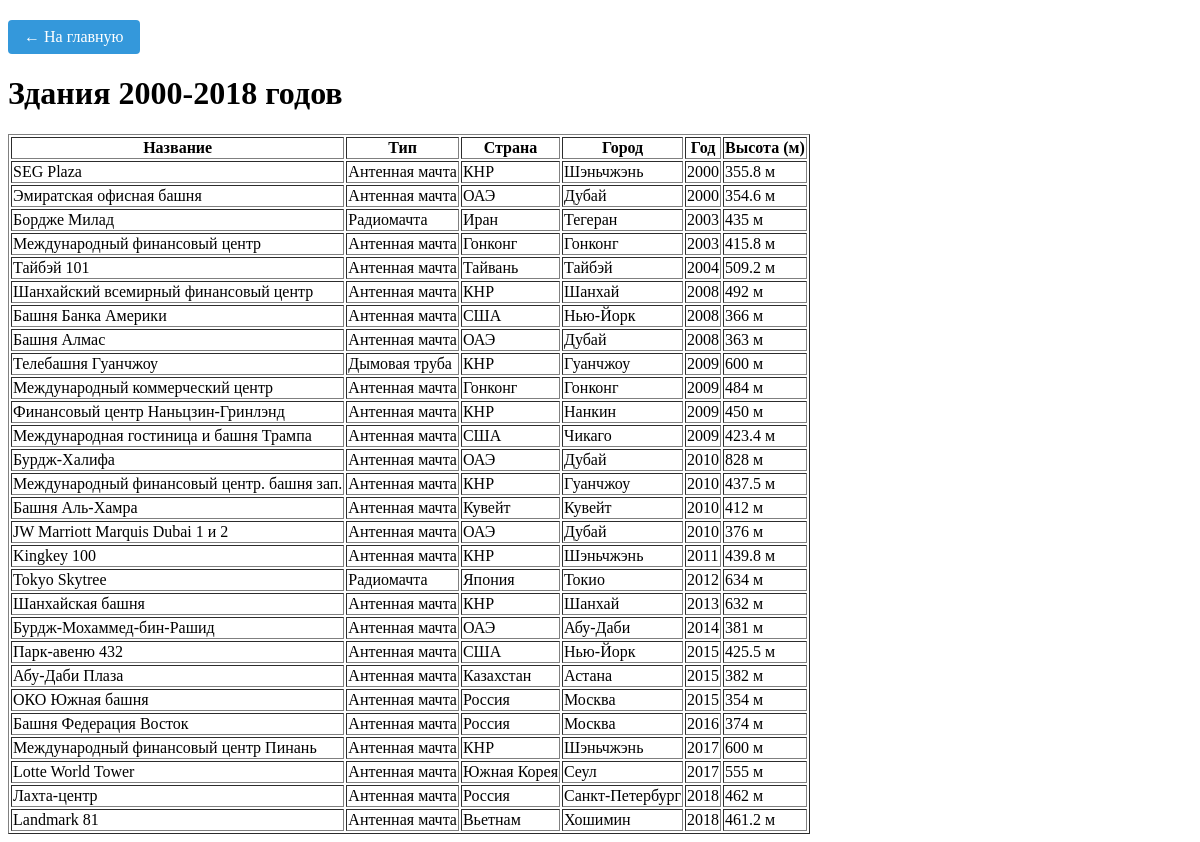
Page /buildings-by-years on the committed database.
### models.py (models this page shows, shortened)
class Building(db.Model):
    __tablename__ = 'building'
    id = db.Column(db.Integer, primary_key=True)
    title = db.Column('Название', db.String(200))
    type_building_id = db.Column(db.Integer, db.ForeignKey('type_building.id'))
    city_id = db.Column(db.Integer, db.ForeignKey('city.id'))
    year = db.Column(db.Integer)
    height = db.Column(db.Integer)
    type_building = db.relationship("TypeBuilding", back_populates="buildings")
    city = db.relationship("City", back_populates="buildings")

class TypeBuilding(db.Model):
    __tablename__ = 'type_building'
    id = db.Column(db.Integer, primary_key=True, autoincrement=True)
    name = db.Column('Тип', db.String(50), nullable=False)
    buildings = db.relationship("Building", back_populates="type_building", cascade='all, delete')

class Country(db.Model):
    __tablename__ = 'country'
    id = db.Column(db.Integer, primary_key=True)
    name = db.Column('Страна', db.String(100), nullable=False)
    cities = db.relationship("City", back_populates="country", cascade='all, delete')

class City(db.Model):
    __tablename__ = 'city'
    id = db.Column(db.Integer, primary_key=True, autoincrement=True)
    name = db.Column('Город', db.String(100))
    country_id = db.Column(db.Integer, db.ForeignKey('country.id'))
    country = db.relationship("Country", back_populates="cities")
    buildings = db.relationship("Building", back_populates="city", cascade='all, delete')

### structures/views.py (the view)
@app.route('/buildings-by-years')
def buildings_by_years():
    start_year = 2000
    end_year = 2018
    buildings = get_buildings_by_year_range(start_year, end_year)
    headers = ["Название", "Тип", "Страна", "Город", "Год", "Высота (м)"]
    return render_template(
        'buildings_by_years.html',
        headers=headers,
        buildings=buildings,
        title=f"Здания {start_year}-{end_year} годов",
        start_year=start_year,
        end_year=end_year
    )

### models.py (called while the page is built)
def get_buildings_by_year_range(start_year, end_year):
    results = (
        db.session.query(
            Building.title.label("Название"),
            TypeBuilding.name.label("Тип"),
            Country.name.label("Страна"),
            City.name.label("Город"),
            Building.year,
            Building.height
        )
        .join(TypeBuilding)
        .join(City)
        .join(Country)
        .filter(Building.year.between(start_year, end_year))
        .order_by(Building.year)
        .all()
    )
    return [{
        "Название": r[0],
        "Тип": r[1],
        "Страна": r[2],
        "Город": r[3],
        "Год": r[4],
        "Высота": r[5]
    } for r in results]

### templates/buildings_by_years.html (shortened to what this page needs)
<!DOCTYPE html>
<html>
<head>
    <link rel="stylesheet" href="{{ url_for('static', filename='style.css') }}">
</head>
<body>
    <div class="navigation">
    <a href="{{ url_for('index') }}" class="back-button">← На главную</a>
    </div>
    <h1>{{ title }}</h1>
    {% if buildings %}
    <table border="1">
        <thead>
            <tr>
                {% for header in headers %}
                <th>{{ header }}</th>
                {% endfor %}
            </tr>
        </thead>
        <tbody>
            {% for building in buildings %}
            <tr>
                <td>{{ building.Название }}</td>
                <td>{{ building.Тип }}</td>
                <td>{{ building.Страна }}</td>
                <td>{{ building.Город }}</td>
                <td>{{ building.Год }}</td>
                <td>{{ building.Высота }} м</td>
            </tr>
            {% endfor %}
        </tbody>
    </table>
    {% else %}
    <p>Нет данных для отображения</p>
    {% endif %}
</body>
</html>

### static/style.css (style rules this page uses)
.navigation { margin: 20px 0; }
.back-button { display: inline-block; padding: 8px 16px; background-color: #3498db; color: white; text-decoration: none; border-radius: 4px; transition: background-color 0.3s; }

### rows in the picture
Building: Название "SEG Plaza", Тип "Антенная мачта", Страна "КНР", Город "Шэньчжэнь", Год "2000", Высота "355.8"
Building: Название "Эмиратская офисная башня", Тип "Антенная мачта", Страна "ОАЭ", Город "Дубай", Год "2000", Высота "354.6"
Building: Название "Бордже Милад", Тип "Радиомачта", Страна "Иран", Город "Тегеран", Год "2003", Высота "435"
Building: Название "Международный финансовый центр", Тип "Антенная мачта", Страна "Гонконг", Город "Гонконг", Год "2003", Высота "415.8"
Building: Название "Тайбэй 101", Тип "Антенная мачта", Страна "Тайвань", Город "Тайбэй", Год "2004", Высота "509.2"
Building: Название "Шанхайский всемирный финансовый центр", Тип "Антенная мачта", Страна "КНР", Город "Шанхай", Год "2008", Высота "492"
Building: Название "Башня Банка Америки", Тип "Антенная мачта", Страна "США", Город "Нью-Йорк", Год "2008", Высота "366"
Building: Название "Башня Алмас", Тип "Антенная мачта", Страна "ОАЭ", Город "Дубай", Год "2008", Высота "363"
Building: Название "Телебашня Гуанчжоу", Тип "Дымовая труба", Страна "КНР", Город "Гуанчжоу", Год "2009", Высота "600"
Building: Название "Международный коммерческий центр", Тип "Антенная мачта", Страна "Гонконг", Город "Гонконг", Год "2009", Высота "484"
Building: Название "Финансовый центр Наньцзин-Гринлэнд", Тип "Антенная мачта", Страна "КНР", Город "Нанкин", Год "2009", Высота "450"
Building: Название "Международная гостиница и башня Трампа", Тип "Антенная мачта", Страна "США", Город "Чикаго", Год "2009", Высота "423.4"
Building: Название "Бурдж-Халифа", Тип "Антенная мачта", Страна "ОАЭ", Город "Дубай", Год "2010", Высота "828"
Building: Название "Международный финансовый центр. башня зап.", Тип "Антенная мачта", Страна "КНР", Город "Гуанчжоу", Год "2010", Высота "437.5"
Building: Название "Башня Аль-Хамра", Тип "Антенная мачта", Страна "Кувейт", Город "Кувейт", Год "2010", Высота "412"
Building: Название "JW Marriott Marquis Dubai 1 и 2", Тип "Антенная мачта", Страна "ОАЭ", Город "Дубай", Год "2010", Высота "376"
Building: Название "Kingkey 100", Тип "Антенная мачта", Страна "КНР", Город "Шэньчжэнь", Год "2011", Высота "439.8"
Building: Название "Tokyo Skytree", Тип "Радиомачта", Страна "Япония", Город "Токио", Год "2012", Высота "634"
Building: Название "Шанхайская башня", Тип "Антенная мачта", Страна "КНР", Город "Шанхай", Год "2013", Высота "632"
Building: Название "Бурдж-Мохаммед-бин-Рашид", Тип "Антенная мачта", Страна "ОАЭ", Город "Абу-Даби", Год "2014", Высота "381"
Building: Название "Парк-авеню 432", Тип "Антенная мачта", Страна "США", Город "Нью-Йорк", Год "2015", Высота "425.5"
Building: Название "Абу-Даби Плаза", Тип "Антенная мачта", Страна "Казахстан", Город "Астана", Год "2015", Высота "382"
Building: Название "ОКО Южная башня", Тип "Антенная мачта", Страна "Россия", Город "Москва", Год "2015", Высота "354"
Building: Название "Башня Федерация Восток", Тип "Антенная мачта", Страна "Россия", Город "Москва", Год "2016", Высота "374"
Building: Название "Международный финансовый центр Пинань", Тип "Антенная мачта", Страна "КНР", Город "Шэньчжэнь", Год "2017", Высота "600"
Building: Название "Lotte World Tower", Тип "Антенная мачта", Страна "Южная Корея", Город "Сеул", Год "2017", Высота "555"
Building: Название "Лахта-центр", Тип "Антенная мачта", Страна "Россия", Город "Санкт-Петербург", Год "2018", Высота "462"
Building: Название "Landmark 81", Тип "Антенная мачта", Страна "Вьетнам", Город "Хошимин", Год "2018", Высота "461.2"

### other values in the picture
{{ title }} "Здания 2000-2018 годов"
{{ header }} "Название" "Тип" "Страна" "Город" "Год" "Высота (м)"
